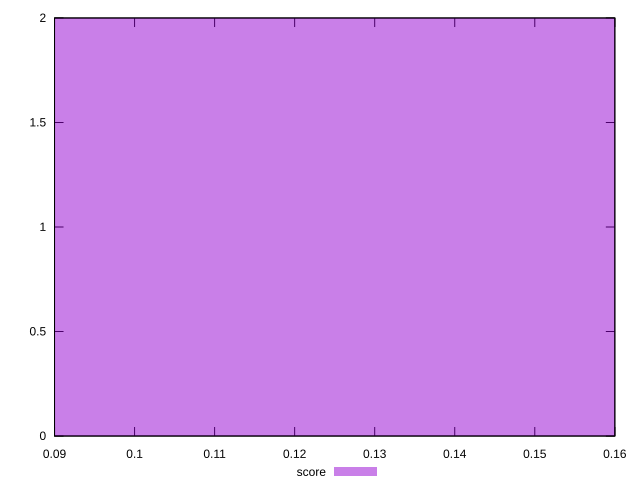

Recreate this plot in gnuplot.
reset

$score <<EOF
0.11580766837652981 2
EOF

set key outside below
set boxwidth 0.11580766837652981
set xrange [0.09:0.16]
set yrange [0:2]
set trange [0:2]
set style fill transparent solid 0.5 noborder
set terminal svg size 640, 490 enhanced background rgb 'white'
set output "reports/report_00030_2021-02-24T20-42-31.540Z/speed-index/samples/astro/score/histogram.svg"

plot $score title "score" with boxes

reset
